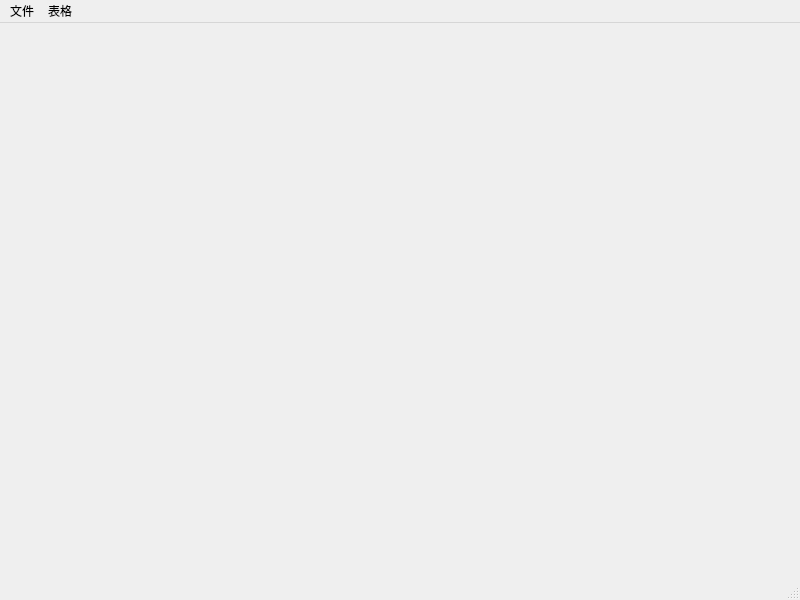
<?xml version="1.0" encoding="UTF-8"?>
<ui version="4.0">
 <class>ManagerWidget</class>
 <widget class="QMainWindow" name="ManagerWidget">
  <property name="geometry">
   <rect>
    <x>0</x>
    <y>0</y>
    <width>800</width>
    <height>600</height>
   </rect>
  </property>
  <property name="windowTitle">
   <string>MainWindow</string>
  </property>
  <property name="windowIcon">
   <iconset resource="../FramelessWindow/framelesswindow.qrc">
    <normaloff>:/frameless_images/binoculars.jpg</normaloff>:/frameless_images/binoculars.jpg</iconset>
  </property>
  <widget class="QWidget" name="centralwidget">
   <layout class="QVBoxLayout" name="verticalLayout"/>
  </widget>
  <widget class="QStatusBar" name="statusbar"/>
  <widget class="QMenuBar" name="menubar">
   <property name="geometry">
    <rect>
     <x>0</x>
     <y>0</y>
     <width>800</width>
     <height>26</height>
    </rect>
   </property>
   <widget class="QMenu" name="menu">
    <property name="title">
     <string>表格</string>
    </property>
    <addaction name="actionaction"/>
    <addaction name="separator"/>
    <addaction name="actionaction_2"/>
    <addaction name="separator"/>
    <addaction name="actionaction_3"/>
   </widget>
   <widget class="QMenu" name="menu_2">
    <property name="title">
     <string>文件</string>
    </property>
    <addaction name="exportAction"/>
    <addaction name="printAction"/>
   </widget>
   <addaction name="menu_2"/>
   <addaction name="menu"/>
  </widget>
  <action name="actionaction">
   <property name="text">
    <string>检测结果表</string>
   </property>
  </action>
  <action name="actionaction_2">
   <property name="text">
    <string>登录日志表</string>
   </property>
  </action>
  <action name="actionaction_3">
   <property name="text">
    <string>用户表</string>
   </property>
  </action>
  <action name="exportAction">
   <property name="text">
    <string>导出</string>
   </property>
  </action>
  <action name="printAction">
   <property name="text">
    <string>打印</string>
   </property>
  </action>
 </widget>
 <resources>
  <include location="../FramelessWindow/framelesswindow.qrc"/>
 </resources>
 <connections/>
</ui>
